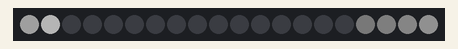
Simulated run of this sketch. Board: Arduino Uno, built with avr-gcc and run on an emulated ATmega328P. Parts: 20 RGB LEDs in strip order, left to right. Dim RGB values are drawn brighter than linear.

Above: at 0.05 s.
At 1.57 s:
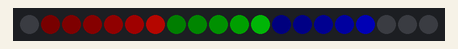
At 3.2 s:
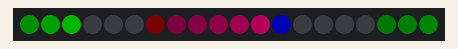
At 5.64 s:
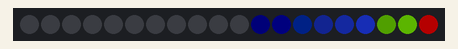
At 6.25 s:
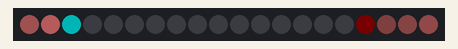
At 6.65 s:
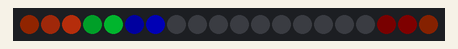

The sketch:

neopixel_sliders.ino
```cpp
#include <Adafruit_NeoPixel.h>

// Pixel slider (c) 2016 Ståle Dahl <stalehd@gmail.com>
// NeoPixel colour slider strip. Three pixels with primary colours are moving in the same
// direction with different speeds. Uses a Neopixel strip from Adafruit connected to pin 6.
//

// Data pin for NeoPixels
#define PIN 6
// Number of pixels.
#define NUMPIXELS 20
// Delay between movements. Lower => faster.
#define BASEDELAY 100
// The max brightness
#define MAXBRIGHT 128
// Number of pixels to fade. Brightness is halved for each iteration
#define FADE_STEPS 6


Adafruit_NeoPixel pixels = Adafruit_NeoPixel(NUMPIXELS, PIN, NEO_GRB + NEO_KHZ800);

// Internal counter. Just for keeping track of time.
int counter = 0;
// Position of each pixel.
int positions[] = { 0, 0, 0 };

// Cache of RGB values for each pixel. The pixel library probably keeps this
// in memory somewhere as well but better to keep our hands out of that.
typedef struct {
  byte r;
  byte g;
  byte b;
} t_rgb;

// The array itself.
t_rgb *rgb_pos;

void setup() {
  pixels.begin();
  rgb_pos = malloc(sizeof(t_rgb) * NUMPIXELS);
}

void loop() {

  // Blank all pixels that are set
  for (int i = 0; i < NUMPIXELS; i++) {
    if (rgb_pos[i].r > 0 || rgb_pos[i].g > 0 || rgb_pos[i].b > 0) {
      pixels.setPixelColor(i, 0);
      rgb_pos[i].r = 0;
      rgb_pos[i].g = 0;
      rgb_pos[i].b = 0;
    }
  }

  // Move the three pixels. Note that 0 and 1 falls through so the
  // multiplication is implicit
  switch (counter) {
    case 0: // Red pixel movement (the slowest)
      positions[0] = (positions[0] + 1) % NUMPIXELS;
    case 1: // Green pixel movement
      positions[1] = (positions[1] + 1) % NUMPIXELS;
    case 2: // Blue pixel movement (the fastestst)
      positions[2] = (positions[2] + 1) % NUMPIXELS;
  }

  // Set main pixels in cache
  int bright = MAXBRIGHT;
  rgb_pos[positions[0]].r = bright;
  rgb_pos[positions[1]].g = bright;
  rgb_pos[positions[2]].b = bright;
  bright /= 2;
  // Set trail of fading pixels
  for (int i = 0; i < FADE_STEPS; i++) {
    rgb_pos[(positions[0] - i + NUMPIXELS) % NUMPIXELS].r = bright;
    rgb_pos[(positions[1] - i + NUMPIXELS) % NUMPIXELS].g = bright;
    rgb_pos[(positions[2] - i + NUMPIXELS) % NUMPIXELS].b = bright;
    bright /= 2;
  }


  // Finally, set the pixels. Just set the ones with values.
  for (int i = 0; i < NUMPIXELS; i++) {
    if (rgb_pos[i].r > 0 || rgb_pos[i].g > 0 || rgb_pos[i].b > 0) {
      pixels.setPixelColor(i, pixels.Color(rgb_pos[i].r, rgb_pos[i].g, rgb_pos[i].b));
    }
  }
  pixels.show();

  counter = (counter + 1) % 3;

  delay(BASEDELAY);
}
```

Measured:
- by itself, everything shown: repeats every 6.1 s, in 60 steps
